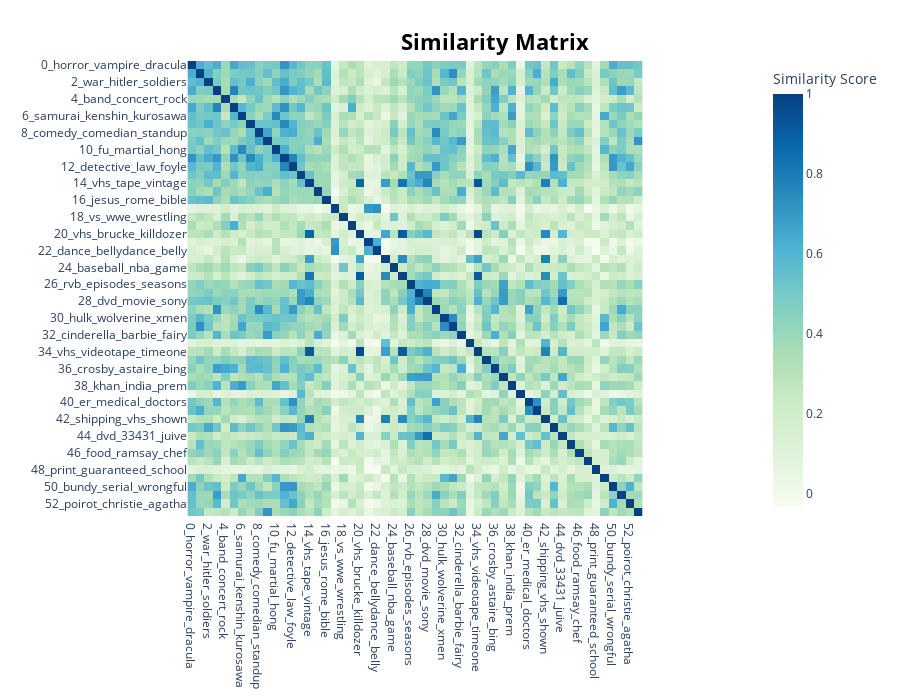

The cell this chart's notebook holds for it:
### Code cell
fig = topic_model.visualize_heatmap(n_clusters=None, width=900, height=700)
fig.show()

### Figure 1 — Plotly figure (JSON) as saved in the notebook; plotly's stock layout.template omitted (floating-point values rounded to 4 significant figures; data arrays with more than 128 entries replaced by an {"elided": "..."} marker saying what was removed)
{"data": [{"coloraxis": "coloraxis", "hovertemplate": "x: %{x}<br>y: %{y}<br>Similarity Score: %{z}<extra></extra>", "name": "0", "type": "heatmap", "x": ["0_horror_vampire_dracula", "1_earth_planet_space", "2_war_hitler_soldiers", "3_love_gay_mother", "4_band_concert_rock", "5_el_french_italian", "6_samurai_kenshin_kurosawa", "7_wayne_western_west", "8_comedy_comedian_standup", "9_cartoons_disney_cartoon", "10_fu_martial_hong", "11_scorsese_crime_gangster", "12_detective_law_foyle", "13_player_palregion_synopsis", "14_vhs_tape_vintage", "15_christmas_holiday_santa", "16_jesus_rome_bible", "17_workout_cardio_fitness", "18_vs_wwe_wrestling", "19_opera_puccini_production", "20_vhs_brucke_killdozer", "21_yoga_reiki_practice", "22_dance_bellydance_belly", "23_condition_tape_rental", "24_baseball_nba_game", "25_tape_vhs_duct", "26_rvb_episodes_seasons", "27_type_availablegenre_date", "28_dvd_movie_sony", "29_sanford_archie_richie", "30_hulk_wolverine_xmen", "31_robotech_robot_transform...", "32_cinderella_barbie_fairy", "33_sealed_brand_factory", "34_vhs_videotape_timeone", "35_herbie_racing_cars", "36_crosby_astaire_bing", "37_disc_ws_moto", "38_khan_india_prem", "39_request_player_shipping", "40_er_medical_doctors", "41_doctor_daleks_tardis", "42_shipping_vhs_shown", "43_spy_espionage_cia", "44_dvd_33431_juive", "45_trek_enterprise_kirk", "46_food_ramsay_chef", "47_drama_revolving_secretary", "48_print_guaranteed_school", "49_goku_gohan_pokmon", "50_bundy_serial_wrongful", "51_sorority_skins_school", "52_poirot_christie_agatha", "53_scoobydoo_scooby_shaggy"], "xaxis": "x", "y": ["0_horror_vampire_dracula", "1_earth_planet_space", "2_war_hitler_soldiers", "3_love_gay_mother", "4_band_concert_rock", "5_el_french_italian", "6_samurai_kenshin_kurosawa", "7_wayne_western_west", "8_comedy_comedian_standup", "9_cartoons_disney_cartoon", "10_fu_martial_hong", "11_scorsese_crime_gangster", "12_detective_law_foyle", "13_player_palregion_synopsis", "14_vhs_tape_vintage", "15_christmas_holiday_santa", "16_jesus_rome_bible", "17_workout_cardio_fitness", "18_vs_wwe_wrestling", "19_opera_puccini_production", "20_vhs_brucke_killdozer", "21_yoga_reiki_practice", "22_dance_bellydance_belly", "23_condition_tape_rental", "24_baseball_nba_game", "25_tape_vhs_duct", "26_rvb_episodes_seasons", "27_type_availablegenre_date", "28_dvd_movie_sony", "29_sanford_archie_richie", "30_hulk_wolverine_xmen", "31_robotech_robot_transform...", "32_cinderella_barbie_fairy", "33_sealed_brand_factory", "34_vhs_videotape_timeone", "35_herbie_racing_cars", "36_crosby_astaire_bing", "37_disc_ws_moto", "38_khan_india_prem", "39_request_player_shipping", "40_er_medical_doctors", "41_doctor_daleks_tardis", "42_shipping_vhs_shown", "43_spy_espionage_cia", "44_dvd_33431_juive", "45_trek_enterprise_kirk", "46_food_ramsay_chef", "47_drama_revolving_secretary", "48_print_guaranteed_school", "49_goku_gohan_pokmon", "50_bundy_serial_wrongful", "51_sorority_skins_school", "52_poirot_christie_agatha", "53_scoobydoo_scooby_shaggy"], "yaxis": "y", "z": {"elided": "54x54 float values"}}], "layout": {"coloraxis": {"colorbar": {"title": {"text": "Similarity Score"}}, "colorscale": [[0, "rgb(247,252,240)"], [0.125, "rgb(224,243,219)"], [0.25, "rgb(204,235,197)"], [0.375, "rgb(168,221,181)"], [0.5, "rgb(123,204,196)"], [0.625, "rgb(78,179,211)"], [0.75, "rgb(43,140,190)"], [0.875, "rgb(8,104,172)"], [1, "rgb(8,64,129)"]]}, "height": 700, "hoverlabel": {"bgcolor": "white", "font": {"family": "Rockwell", "size": 16}}, "legend": {"title": {"text": "Trend"}}, "margin": {"t": 60}, "showlegend": true, "title": {"font": {"color": "Black", "size": 22}, "text": "<b>Similarity Matrix</b>", "x": 0.55, "xanchor": "center", "y": 0.95, "yanchor": "top"}, "width": 900, "xaxis": {"anchor": "y", "constrain": "domain", "domain": [0, 1], "scaleanchor": "y"}, "yaxis": {"anchor": "x", "autorange": "reversed", "constrain": "domain", "domain": [0, 1]}}}
